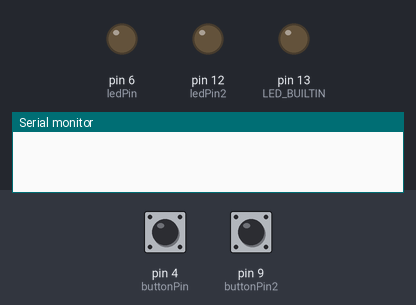
The sketch below on a simulated Arduino Uno, built with avr-gcc and run on an emulated ATmega328P. Parts: output pins drawn as LEDs (lit = HIGH), the last lines printed to the serial monitor. The inputs (shaded band) are chosen by the test bench; at power-on: pin 4 (buttonPin) HIGH, pin 9 (buttonPin2) HIGH.

Above: at 1.2 s.
1.3 s: pin 4 (buttonPin) pulled LOW for 0.15 s
At 1.37 s:
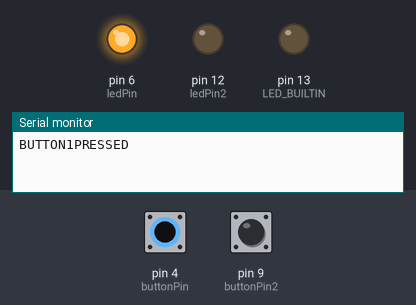
2.9 s: pin 9 (buttonPin2) pulled LOW for 0.15 s
At 2.97 s:
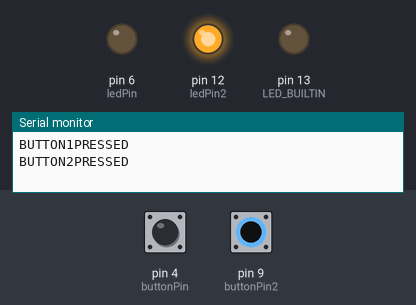
4.5 s: pin 9 (buttonPin2) pulled LOW for 3.2 s
At 8.9 s:
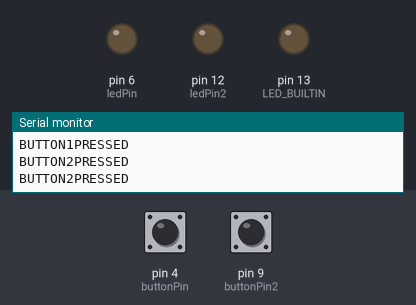
9.2 s: pin 4 (buttonPin) pulled LOW for 3.2 s
At 10.1 s:
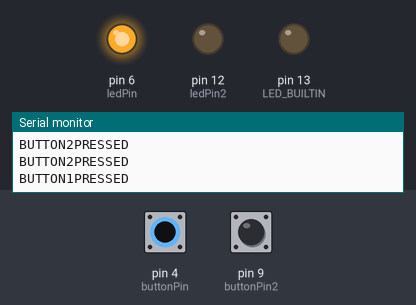
13.9 s: pin 4 (buttonPin) driven LOW and pin 9 (buttonPin2) driven LOW
At 14.9 s:
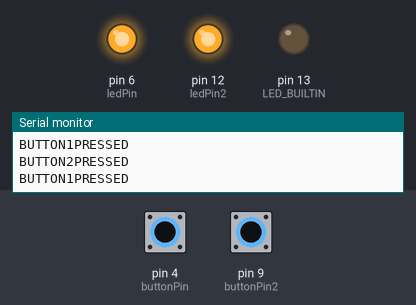
Timing chart, 0 to 16.4 s (numbered marks = the images above; inputs shaded):
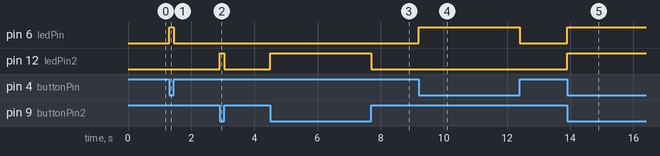

Measured:
- after the input at 1.3 s, pin 6 (ledPin): LOW → HIGH at once, → LOW 0.15 s later
- after the input at 2.9 s, pin 12 (ledPin2): LOW → HIGH at once, → LOW 0.15 s later
- after the input at 4.5 s, pin 12 (ledPin2): LOW → HIGH at once, → LOW 3.2 s later
- after the input at 9.2 s, pin 6 (ledPin): LOW → HIGH at once, → LOW 3.2 s later
- after the input at 13.9 s, pin 6 (ledPin), pin 12 (ledPin2): LOW → HIGH at once

The sketch:

Test.ino
```cpp
const int buttonPin = 4;
const int buttonPin2 = 9;
const int ledPin = 6;
const int ledPin2 = 12;
int buttonState1 = 0;
int lastButtonState1 = 0;
int buttonState2 = 0;
int lastButtonState2 = 0;

// the setup function runs once when you press reset or power the board
void setup() {
  // initialize digital pin LED_BUILTIN as an output.
  Serial.begin(19200);
  Serial.flush();
  pinMode(LED_BUILTIN, OUTPUT);
  pinMode(buttonPin, INPUT_PULLUP);
  pinMode(buttonPin2, INPUT_PULLUP);
  pinMode(ledPin, OUTPUT);
  pinMode(ledPin2, OUTPUT);
}

// the loop function runs over and over again forever
void loop() {
  buttonState1 = digitalRead(buttonPin);
  if (buttonState1 == HIGH )
  {
    digitalWrite(ledPin, LOW);
  }
  else
  {
    digitalWrite(ledPin, HIGH);
    if ( lastButtonState1 == HIGH )
    {
       Serial.write("BUTTON1PRESSED\n");
    }
  }
  lastButtonState1 = buttonState1;

  buttonState2 = digitalRead(buttonPin2);
  if (buttonState2 == HIGH )
  {
    digitalWrite(ledPin2, LOW);
  }
  else
  {
    digitalWrite(ledPin2, HIGH);
     if ( lastButtonState2 == HIGH )
    {
       Serial.write("BUTTON2PRESSED\n");
    }
  }
  lastButtonState2 = buttonState2;
}
```
